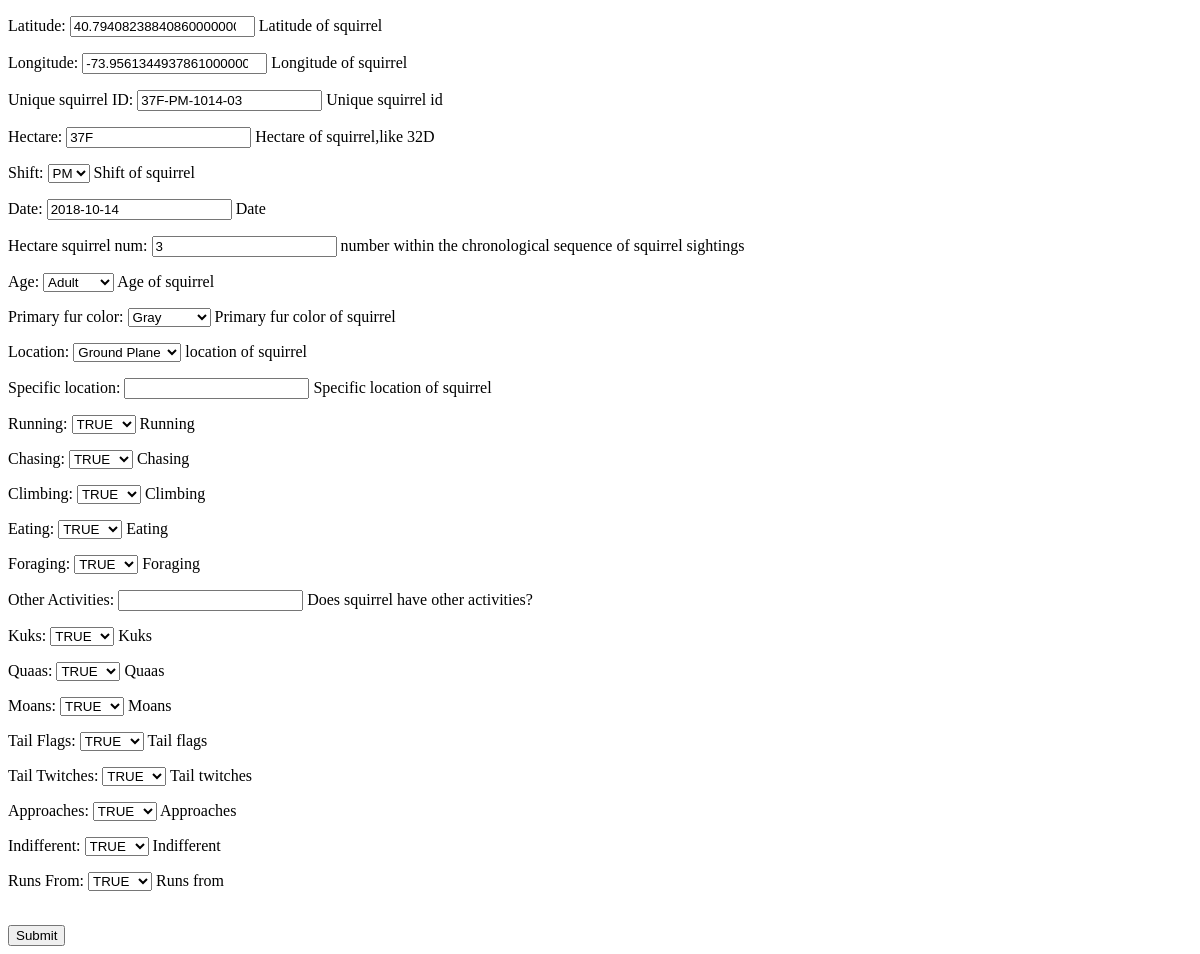
Before: /sightings/1/ with the older database file.
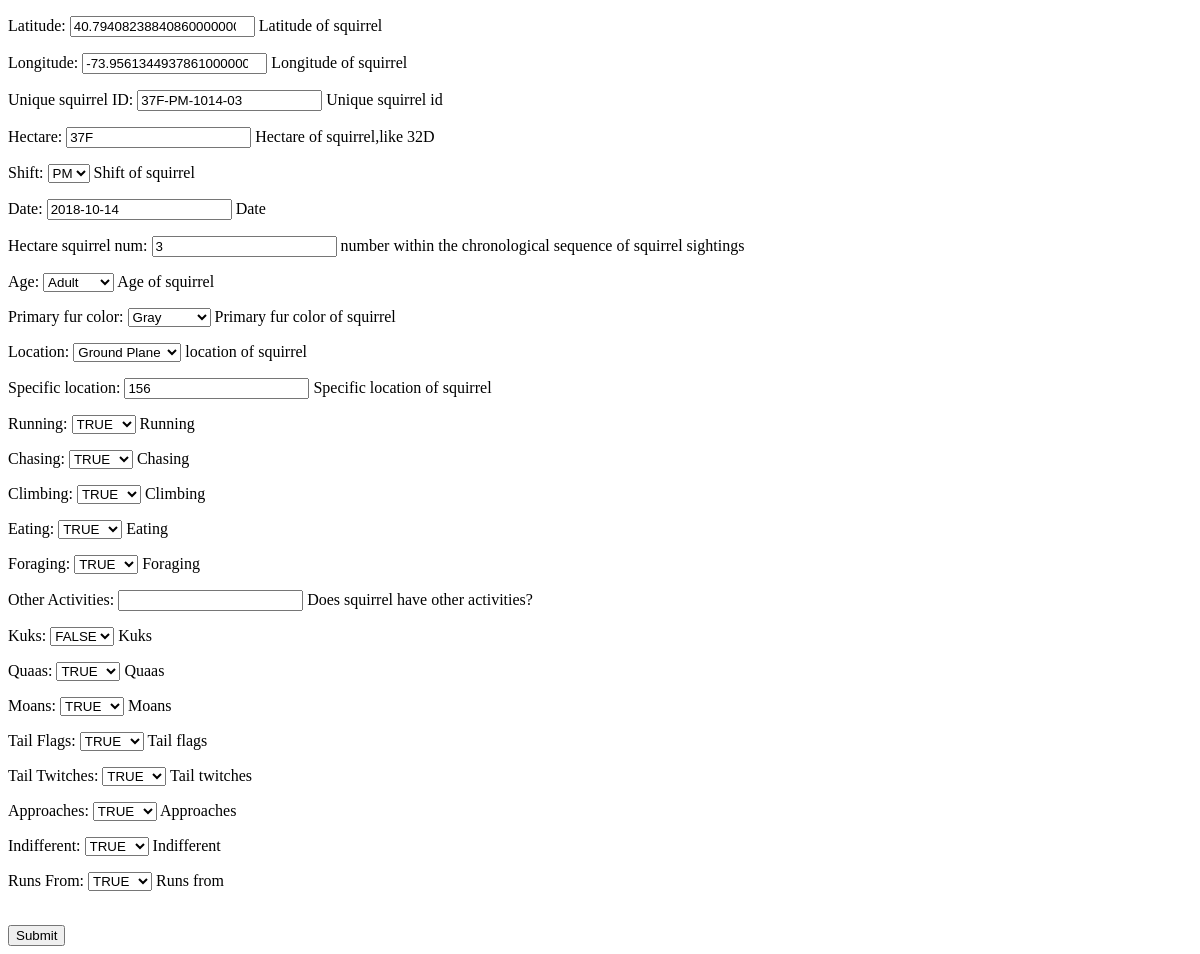
After: the same page with the newer database file.
### sightings/models.py (models this page shows, shortened)
class Squirrel(models.Model):
    Latitude= models.DecimalField(
            help_text=_("Latitude of squirrel"),
            max_digits=30,
            decimal_places=20,
            )
    Longitude = models.DecimalField(
            help_text=_("Longitude of squirrel"),
            max_digits=30,
            decimal_places=20,
            )
    Unique_squirrel_ID = models.CharField(
            help_text=_("Unique squirrel id"),
            max_length=50,
            )
    Hectare = models.CharField(
            help_text=_("Hectare of squirrel,like 32D"),
            max_length=10,
            )
    AM = 'AM'
    PM = 'PM'
    SHIFT_CHOICES = (
            (AM,'AM'),
            (PM,'PM'),
            )
    Shift = models.CharField(
            help_text=_("Shift of squirrel"),
            choices=SHIFT_CHOICES,
            max_length=15,
            default=AM,
            )
    Date = models.DateField(
             help_text=_('Date'),
             null=True,
             )
    Hectare_squirrel_num = models.SmallIntegerField(
            help_text=_("number within the chronological sequence of squirrel sightings"),
            )
    Adult = 'Adult'
    Juvenile = 'Juvenile'
    AGE_CHOICES = (
            (Adult,'Adult'),
            (Juvenile,'Juvenile'),
            )
    Age = models.CharField(
            help_text=_("Age of squirrel"),
            choices=AGE_CHOICES,
            max_length=15,
            default=np.nan,
            )
    Gray = 'Gray'
    Black = 'Black'
    Cinnamon = 'Cinnamon'
    PRIMARYFURCOLOR_CHOICES = (
            (Gray,'Gray'),
            (Black,'Black'),
            (Cinnamon,'Cinnamon'),
            )
    Primary_fur_color = models.CharField(
            help_text=_("Primary fur color of squirrel"),
            choices=PRIMARYFURCOLOR_CHOICES,
            max_length=20,
            default=np.nan,
            )
    GroundPlane = 'Ground Plane'
    AboveGround = 'Above Ground'
    LOCATION_CHOICES = (
            (GroundPlane,'Ground Plane'),
            (AboveGround,'Above Ground'),
            )
    Location = models.CharField(
            help_text=_("location of squirrel"),
            choices=LOCATION_CHOICES,
            max_length=20,
            default=np.nan,
            )
    Specific_location = models.CharField(
            help_text=_("Specific location of squirrel"),
            max_length=100,
            default=np.nan
            )
    TRUE='TRUE'
    FALSE='FALSE'
    Running = models.CharField(help_text=_('Running'),
            choices=((TRUE,'TRUE'),(FALSE,'FALSE')),default=FALSE,max_length=5,null=True)
    Chasing = models.CharField(help_text=_('Chasing'),
            choices=((TRUE,'TRUE'),(FALSE,'FALSE')),default=FALSE,max_length=5,null=True)
    Climbing = models.CharField(help_text=_('Climbing'),
            choices=((TRUE,'TRUE'),(FALSE,'FALSE')),default=FALSE,max_length=5,null=True)
    Eating = models.CharField(help_text=_('Eating'),
            choices=((TRUE,'TRUE'),(FALSE,'FALSE')),default=FALSE,max_length=5,null=True)
    Foraging = models.CharField(help_text=_('Foraging'),
            choices=((TRUE,'TRUE'),(FALSE,'FALSE')),default=FALSE,max_length=5,null=True)
    Other_Activities = models.CharField(
            help_text=_("Does squirrel have other activities?"),
            max_length=100,
            null=True,
            blank=True,
            )
    Kuks = models.CharField(help_text=_('Kuks'),
            choices=((TRUE,'TRUE'),(FALSE,'FALSE')),default=FALSE,max_length=5,null=True)
    Quaas = models.CharField(help_text=_('Quaas'),
            choices=((TRUE,'TRUE'),(FALSE,'FALSE')),default=FALSE,max_length=5,null=True)
    Moans = models.CharField(help_text=_('Moans'),
            choices=((TRUE,'TRUE'),(FALSE,'FALSE')),default=FALSE,max_length=5,null=True)
    Tail_Flags = models.CharField(help_text=_('Tail flags'),
            choices=((TRUE,'TRUE'),(FALSE,'FALSE')),default=FALSE,max_length=5,null=True)
    Tail_Twitches = models.CharField(help_text=_('Tail twitches'),
            choices=((TRUE,'TRUE'),(FALSE,'FALSE')),default=FALSE,max_length=5,null=True)
    Approaches = models.CharField(help_text=_('Approaches'),
            choices=((TRUE,'TRUE'),(FALSE,'FALSE')),default=FALSE,max_length=5,null=True)
    Indifferent = models.CharField(help_text=_('Indifferent'),
            choices=((TRUE,'TRUE'),(FALSE,'FALSE')),default=FALSE,max_length=5,null=True)
    Runs_From = models.CharField(help_text=_('Runs from'),
            choices=((TRUE,'TRUE'),(FALSE,'FALSE')),default=FALSE,max_length=5,null=True)

### sightings/views.py (the view)
# urls.py: path('<int:Unique_squirrel_ID>/', views.edit_squirrel),
def edit_squirrel(request,Unique_squirrel_ID):
    pet=Squirrel.objects.get(id=Unique_squirrel_ID)
    if request.method == 'POST':
        form = SquirrelForm(request.POST,instance=pet)
        if form.is_valid():
            form.save()
            return redirect(f'/sightings/')
    else:
        form = SquirrelForm(instance=pet)
        context ={
                'form':form,
            }
    return render (request,'sightings/edit.html',context)

### sightings/forms.py
class SquirrelForm(ModelForm):
    class Meta:
        model = Squirrel
        fields = '__all__'

### sightings/templates/sightings/edit.html (shortened to what this page needs)
<!doctype html>
<html>
    <head>
    </head>
        <body>
                <form method="post">
                {{form.as_p}}
                <br>
                <input type="submit" name="save">
                </form>
        </body>
</html>

Changed rows visible on the page:
changed Squirrel "37F-PM-1014-03": Specific_location (not shown) → "156"; Kuks "TRUE" → "FALSE"
